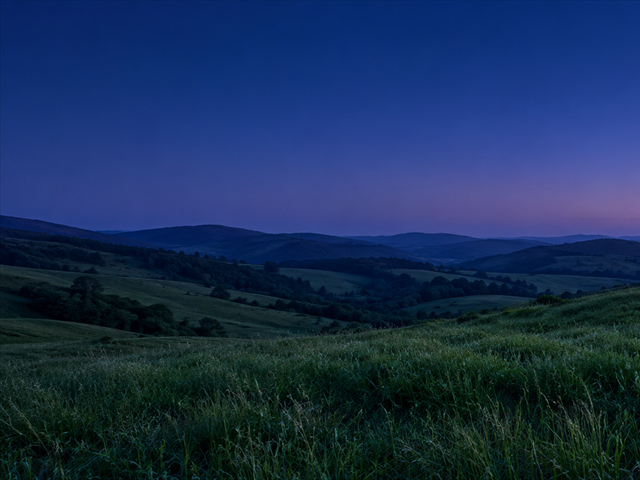
#> input picture dual_board/image_link/assets/relax_panorama_20261007/relax_A_left_640x480.png, 640 x 480 px
$ python render_preview.py
#> lines starting #> are read from the running program, lines starting #| are printed output that depends on the picture
"""Diagnostic rendering of the FPGA integer equations, not a hardware capture."""
from pathlib import Path
import subprocess
import numpy as np
from PIL import Image

HERE = Path(__file__).resolve().parent
OUT = HERE / 'software_preview'
OUT.mkdir(exist_ok=True)
assets = HERE.parents[1] / 'assets/relax_panorama_20261007'
left = Image.open(assets / 'relax_A_left_640x480.png').convert('RGB')
#> left is the input picture: PIL image 640x480 RGB; mean R, G, B 24.6, 47, 84.1
right = Image.open(assets / 'relax_B_right_640x480.png').convert('RGB')
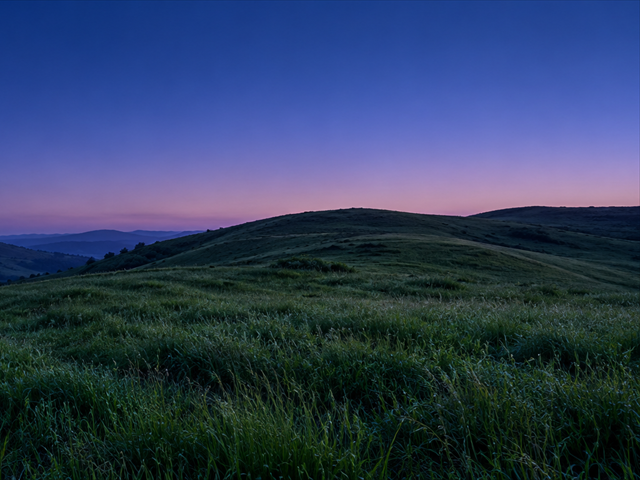
#> input picture dual_board/image_link/assets/relax_panorama_20261007/relax_B_right_640x480.png, 640 x 480 px
#> right is the input picture: PIL image 640x480 RGB; mean R, G, B 47.6, 63.4, 94.4
assert left.size == right.size == (640, 480)
base = np.concatenate([np.asarray(left, dtype=np.int16), np.asarray(right, dtype=np.int16)], axis=1)
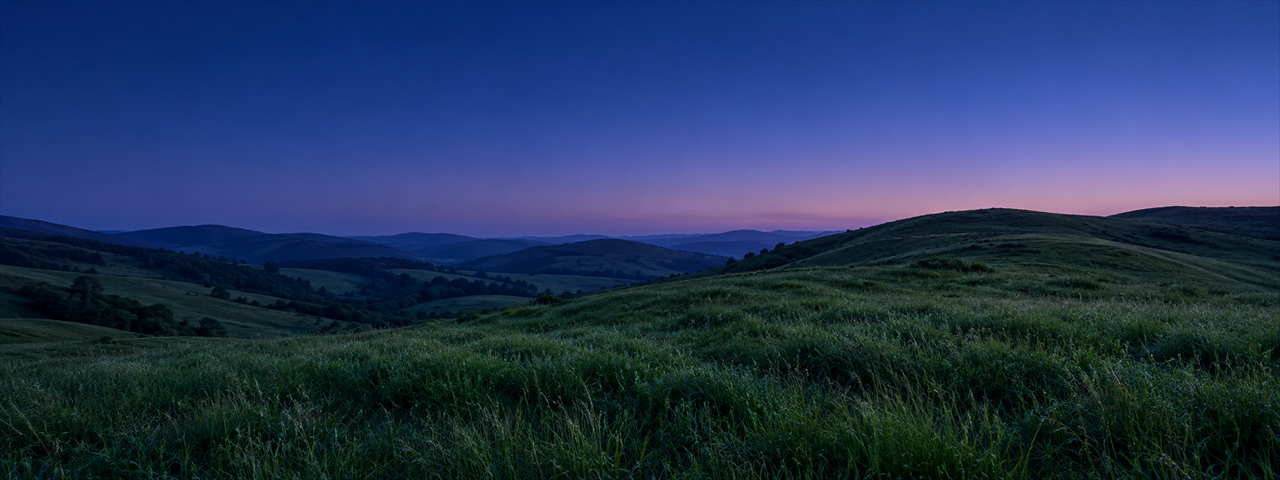
#> base: shape (480, 1280, 3) int16; mean R, G, B 36.1, 55.2, 89.3
FFMPEG = r'C:/Users/28492/AppData/Local/kzip_sogou/ffmpeg.exe'
bx = np.array([43,53,40,47,56,39,50,44,54,48])
by = np.array([55,92,38,76,64,26,88,50,104,68])
seed = np.array([16,107,50,185,224,141,84,12,172,61])
point = np.arange(6)[None,:]
offset = np.array([0,683,1365,2048,2731,3413])[None,:]
lane = np.arange(10)[:,None]
size = np.where((lane % 3 == 0) & (point % 3 == 0), 2,
                np.where((lane % 3 != 0) & (point % 3 == 1), 1, 0))
assert dict(zip(*np.unique(size, return_counts=True))) == {0:40,1:12,2:8}

def ease(value):
    value = np.asarray(value) % 4096
    t = np.where(value >= 2048, 4095-value, value)
    part, r = t//512, t%512
    return np.select([part==0,part==1,part==2], [r//4,128+r*3//4,512+r*3//4], default=896+r//4)

def frame(phase):
#> called with phase = 0
    if phase >= 20480:
        phase = 0
    fast = (phase % 4096)*4
    px = np.where(point%3==0,bx[:,None],np.where(point%3==1,120-bx[:,None],bx[:,None]+25))
    cx = (px-16)*4 + ease(fast+seed[:,None]*16+point*512)//8
    cy = (by[:,None]+point*64-16)*4 + ease(fast//2+(seed[:,None]^147)*16+offset)//8
    breath = ease(np.where(size==2,(fast%1024)*4,(fast%2048)*2)+seed[:,None]*16+offset)
    amp = np.where(size==2,80+breath//8,np.where(size==1,32+breath//16,12+breath//32))
    delta = np.abs(np.arange(480)[:,None,None]*4-cy[None,:,:])
    near = np.argmin(delta,axis=2)
    rows, lanes = np.indices((480,10))
    distance = np.minimum(delta[rows,lanes,near],255)
    xpos, amps, scales = cx[lanes,near],amp[lanes,near],size[lanes,near]
    world = (np.arange(1280)*16-int(ease(phase%4096))*3)%20480
    selected = world//2048
    dx = np.abs(world[None,:]%2048//4-xpos[:,selected]) >> scales[:,selected]
    dy = distance[:,selected] >> scales[:,selected]
    radius = np.maximum(dx,dy)+np.minimum(dx,dy)//2
    core = np.maximum(0,amps[:,selected]-radius*16)
    halo = np.maximum(0,amps[:,selected]-radius*6)//8
    light = np.where((dx<64)&(dy<64)&(radius<32),core+halo,0)
    rgb = np.stack([light-light//16,light,np.where(radius<=2,light-light//4,light//16)],axis=2)
    return np.clip(base+rgb,0,255).astype(np.uint8)

assert np.array_equal(frame(0),frame(4096))
#> call 2 of frame, with phase = 4096
#> in frame (call 2), `fast = (phase % 4096)*4`: fast = 0
#> in frame (call 2), `cx = (px-16)*4 + ease(fast+seed[:,None]*16+point*512)//8`: cx = [[116, 284, 296, 228, 363, 295], [265, 326, 343, 195, 214, 253], [139, 347, 317, 214, 340, 232], [198, 254, 227, 136, 281, 325], [175, 192, 276, 224, 304, 387], [213, 352, 236, 101, 266, 227], [230, 338, 353, 217, 249, 241], [118, 274, 294, 230, 361, 305], [245, 245, 261, 158, 234, 334], [187, 331, 354, 241, 292, 248]]
#> in frame (call 2), `cy = (by[:,None]+point*64-16)*4 + ease(fast//2+(seed[:,None]^147)*16+o..`: cy = [[282, 503, 695, 925, 1216, 1536], [307, 580, 899, 1196, 1435, 1627], [198, 390, 604, 873, 1193, 1491], [271, 591, 879, 1104, 1296, 1520], [313, 561, 755, 966, 1230, 1548], [55, 373, 673, 920, 1114, 1326], [341, 551, 814, 1130, 1432, 1681], [248, 441, 653, 919, 1238, 1538], [414, 724, 981, 1185, 1387, 1642], [298, 490, 721, 1013, 1333, 1614]]
#> in frame (call 2), `breath = ease(np.where(size==2,(fast%1024)*4,(fast%2048)*2)+seed[:,Non..`: breath = [[64, 448, 917, 959, 575, 106], [940, 937, 507, 83, 86, 515], [344, 856, 994, 679, 167, 29], [595, 113, 57, 428, 910, 966], [127, 42, 383, 896, 981, 639], [971, 611, 118, 52, 412, 905], [752, 1018, 783, 271, 5, 239], [48, 400, 901, 975, 623, 122], [751, 239, 5, 272, 784, 1018], [476, 926, 950, 547, 97, 73]]
#> in frame (call 2), `amp = np.where(size==2,80+breath//8,np.where(size==1,32+breath//16,12+..`: amp = [[88, 26, 40, 199, 29, 15], [41, 90, 27, 14, 37, 28], [22, 85, 43, 33, 42, 12], [154, 15, 13, 133, 40, 42], [15, 34, 23, 40, 93, 31], [42, 70, 15, 13, 57, 40], [174, 43, 36, 113, 12, 19], [13, 57, 40, 42, 70, 15], [35, 46, 12, 20, 81, 43], [139, 40, 41, 148, 15, 14]]
#> in frame (call 2), `dx = np.abs(world[None,:]%2048//4-xpos[:,selected]) >> scales[:,select..`:
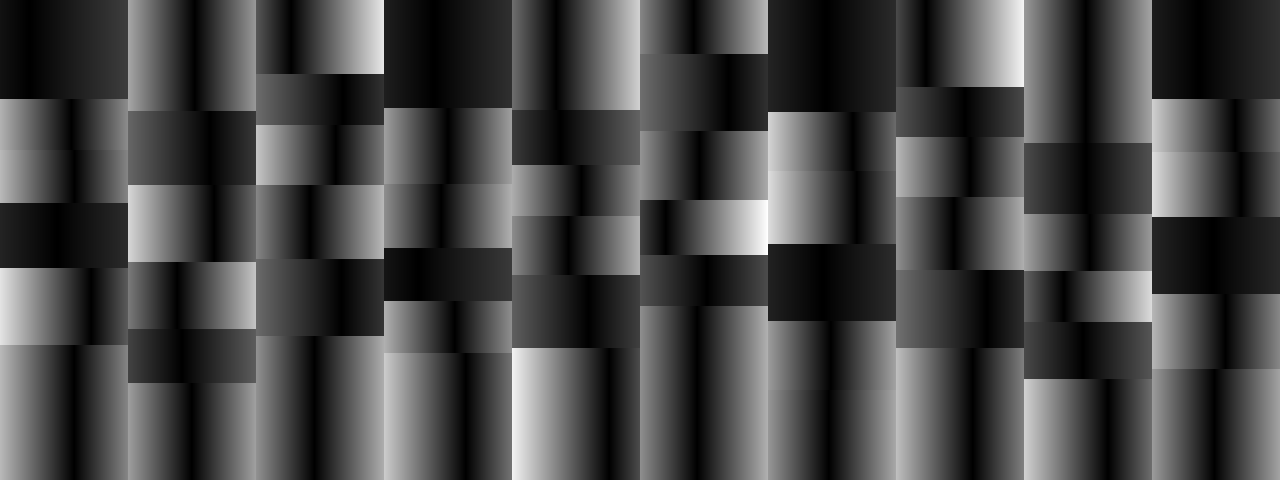
#> dx: shape (480, 1280) int64; min 0, max 407, mean 110.8; drawn with min black and max white
#> in frame (call 2), `dy = distance[:,selected] >> scales[:,selected]`:
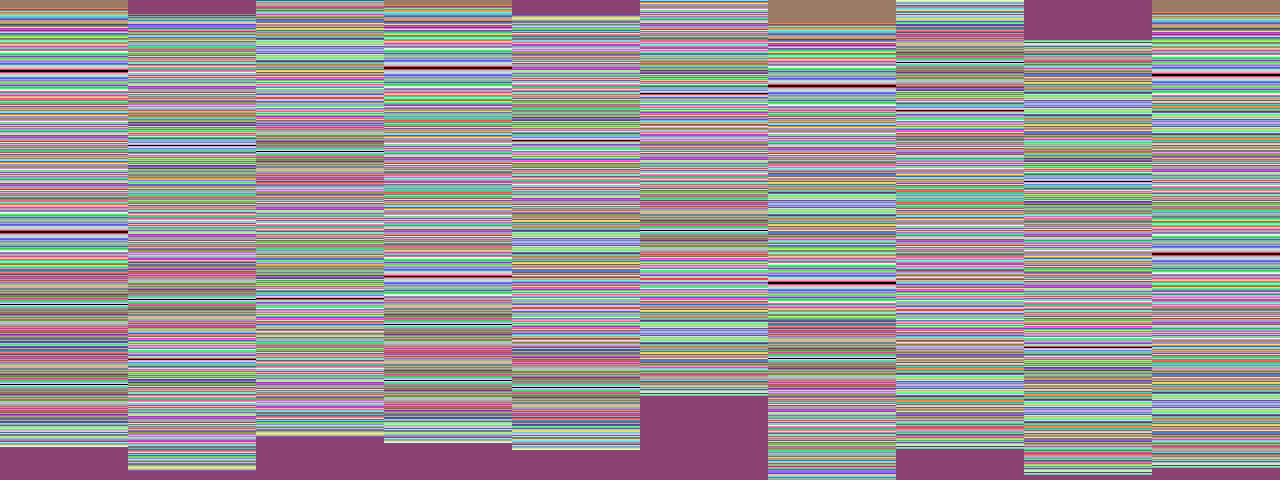
#> dy: shape (480, 1280) int64; 256 distinct labels, from 0 to 255; one colour per label, 0 black
#> in frame (call 2), `core = np.maximum(0,amps[:,selected]-radius*16)`: core: shape (480, 1280) int64; 96 distinct labels, from 0 to 199
#> in frame (call 2), `halo = np.maximum(0,amps[:,selected]-radius*6)//8`:
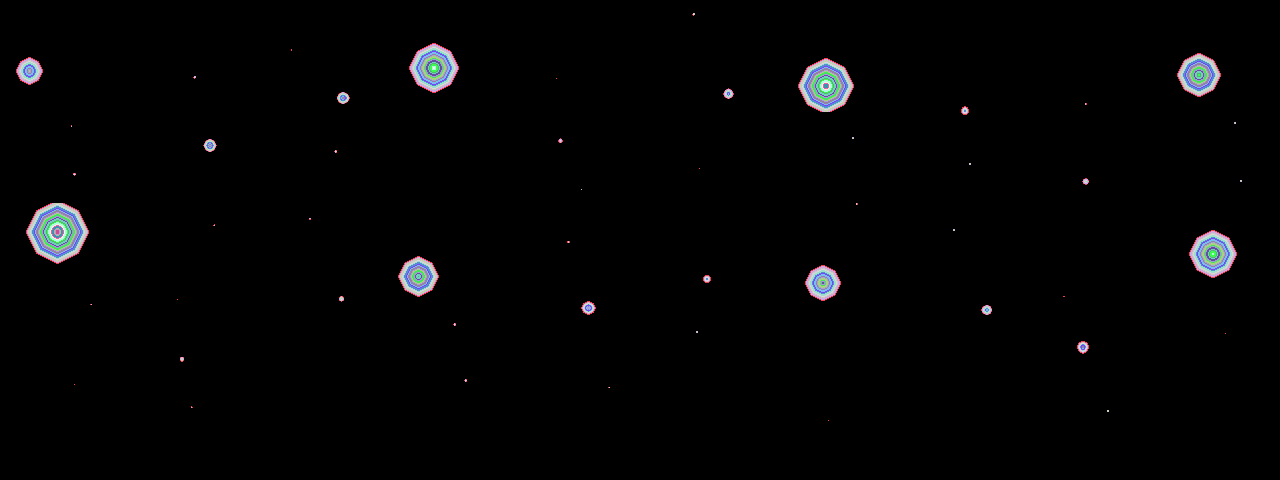
#> halo: shape (480, 1280) int64; 25 distinct labels, from 0 to 24; one colour per label, 0 black
#> in frame (call 2), `light = np.where((dx<64)&(dy<64)&(radius<32),core+halo,0)`: light: shape (480, 1280) int64; 86 distinct labels, from 0 to 223
assert np.array_equal(frame(0),frame(16384))
for seconds in [0,2,4,8,16,32]:
    Image.fromarray(frame(seconds*128)).save(OUT/f'preview_{seconds:02d}s.png')
#> this loop made 6 passes
#> (seconds, fast in frame) on passes 3 to 6: (4, 2048), (8, 4096), (16, 8192), (32, 0)
#> fast in frame on passes 1 to 2: 0, 1024
#> pass 2, in frame (call 6), `dy = distance[:,selected] >> scales[:,selected]`:
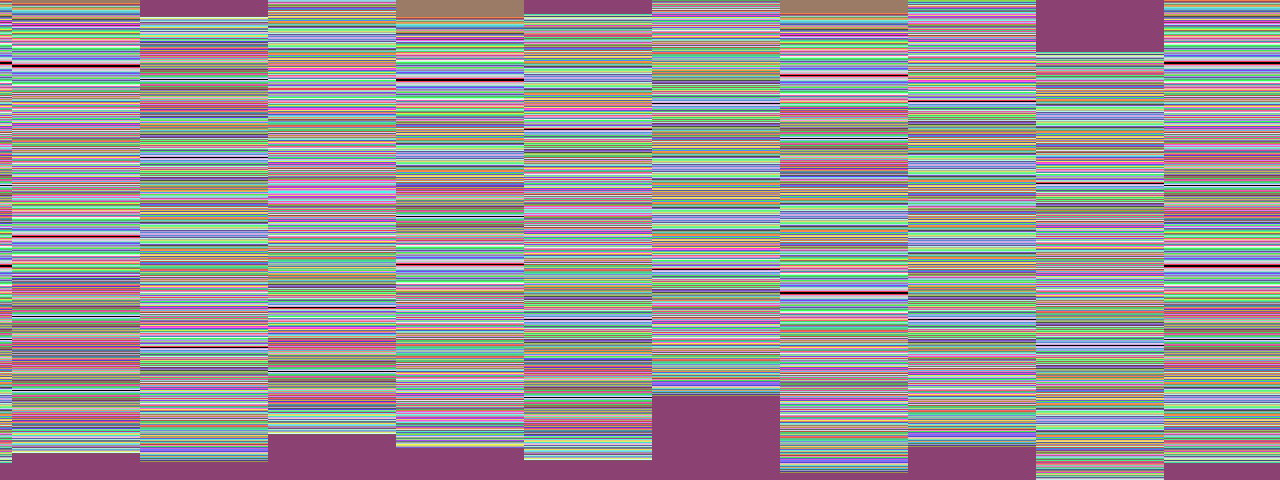
#> dy: shape (480, 1280) int64; 256 distinct labels, from 0 to 255; one colour per label, 0 black
#> pass 2, in frame (call 6), `radius = np.maximum(dx,dy)+np.minimum(dx,dy)//2`:
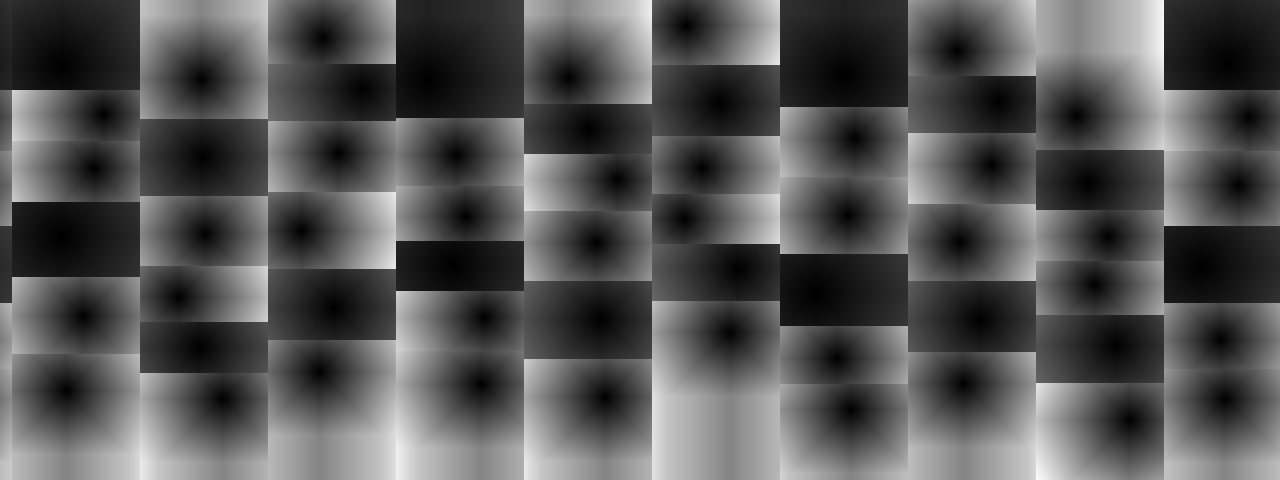
#> radius: shape (480, 1280) int64; min 0, max 492, mean 162.5; drawn with min black and max white
video = OUT/'stars60_dual_screen_12s.mp4'
if video.exists():
    raise FileExistsError(video)
#> (the run stopped early here; a loop or call above may not have finished)
